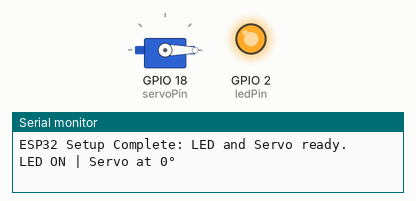
A sketch run on a simulated ESP32. Parts: servo, output pins drawn as LEDs (lit = HIGH), the last lines printed to the serial monitor.

Above: at 0.05 s.
At 1.95 s:
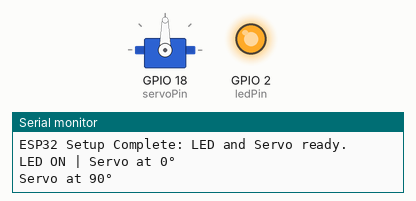
At 2.95 s:
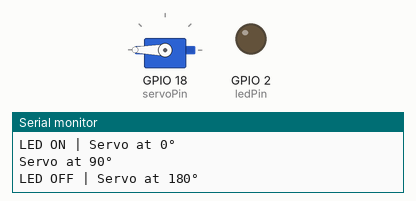
At 3.95 s:
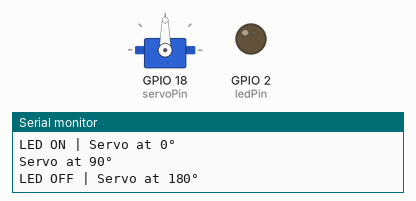
Timing chart, 0 to 5.2 s (numbered marks = the images above):
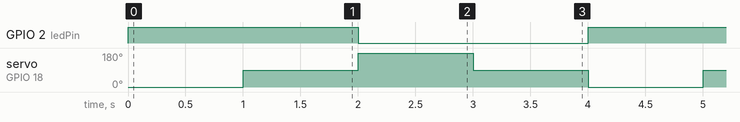

Measured:
- by itself, GPIO 2 (ledPin): alternates HIGH for 2.0 s and LOW for 2.0 s
- by itself, servo on GPIO 18 (servoPin): repeats every 4.0 s: 180° 1.0 s, 90° 1.0 s, 0° 1.0 s, 90° 1.0 s

The sketch:

servo_test.ino
```cpp
#include <ESP32Servo.h>

// Pin definitions
const int ledPin = 2;       // Onboard LED pin on standard 30-pin ESP32 boards
const int servoPin = 18;    // Digital PWM pin connected to servo signal wire

Servo myServo;              // Create servo object

void setup() {
  // Initialize serial monitor for debugging
  Serial.begin(115200);

  // Initialize the onboard LED pin as an output
  pinMode(ledPin, OUTPUT);

  // Allow allocation of all timers for the ESP32Servo library
  ESP32PWM::allocateTimer(0);
  ESP32PWM::allocateTimer(1);
  ESP32PWM::allocateTimer(2);
  ESP32PWM::allocateTimer(3);

  // Standard 50Hz servo configuration (min/max pulse widths in microseconds)
  myServo.setPeriodHertz(50);
  myServo.attach(servoPin, 500, 2400);

  Serial.println("ESP32 Setup Complete: LED and Servo ready.");
}

void loop() {
  // Turn LED ON and sweep servo to 0 degrees
  digitalWrite(ledPin, HIGH);
  myServo.write(0);
  Serial.println("LED ON | Servo at 0°");
  delay(1000);

  // Move servo to 90 degrees
  myServo.write(90);
  Serial.println("Servo at 90°");
  delay(1000);

  // Turn LED OFF and sweep servo to 180 degrees
  digitalWrite(ledPin, LOW);
  myServo.write(180);
  Serial.println("LED OFF | Servo at 180°");
  delay(1000);

  // Move servo back to 90 degrees before looping
  myServo.write(90);
  delay(1000);
}
```
